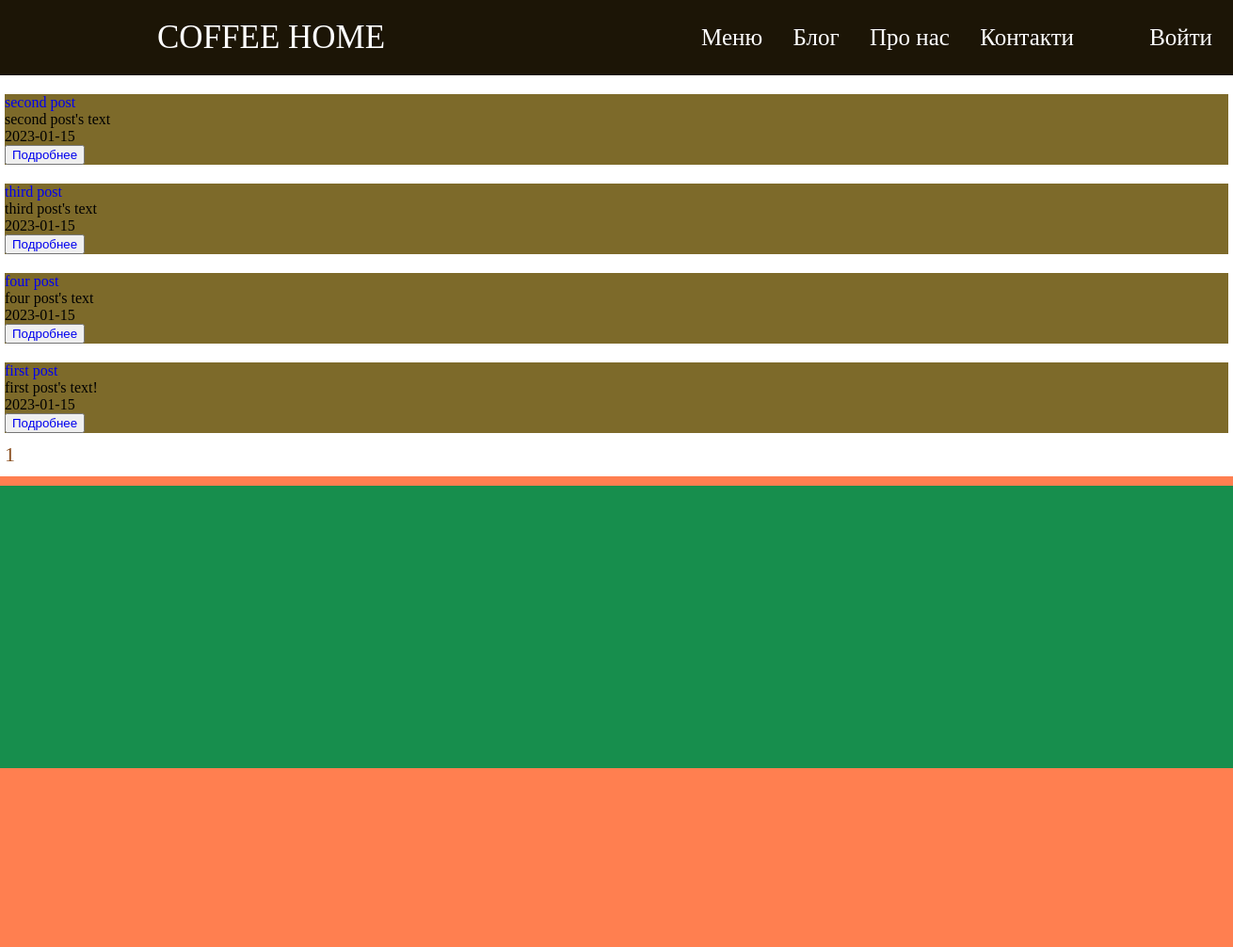
/blog/, run on an earlier commit of the app's database.
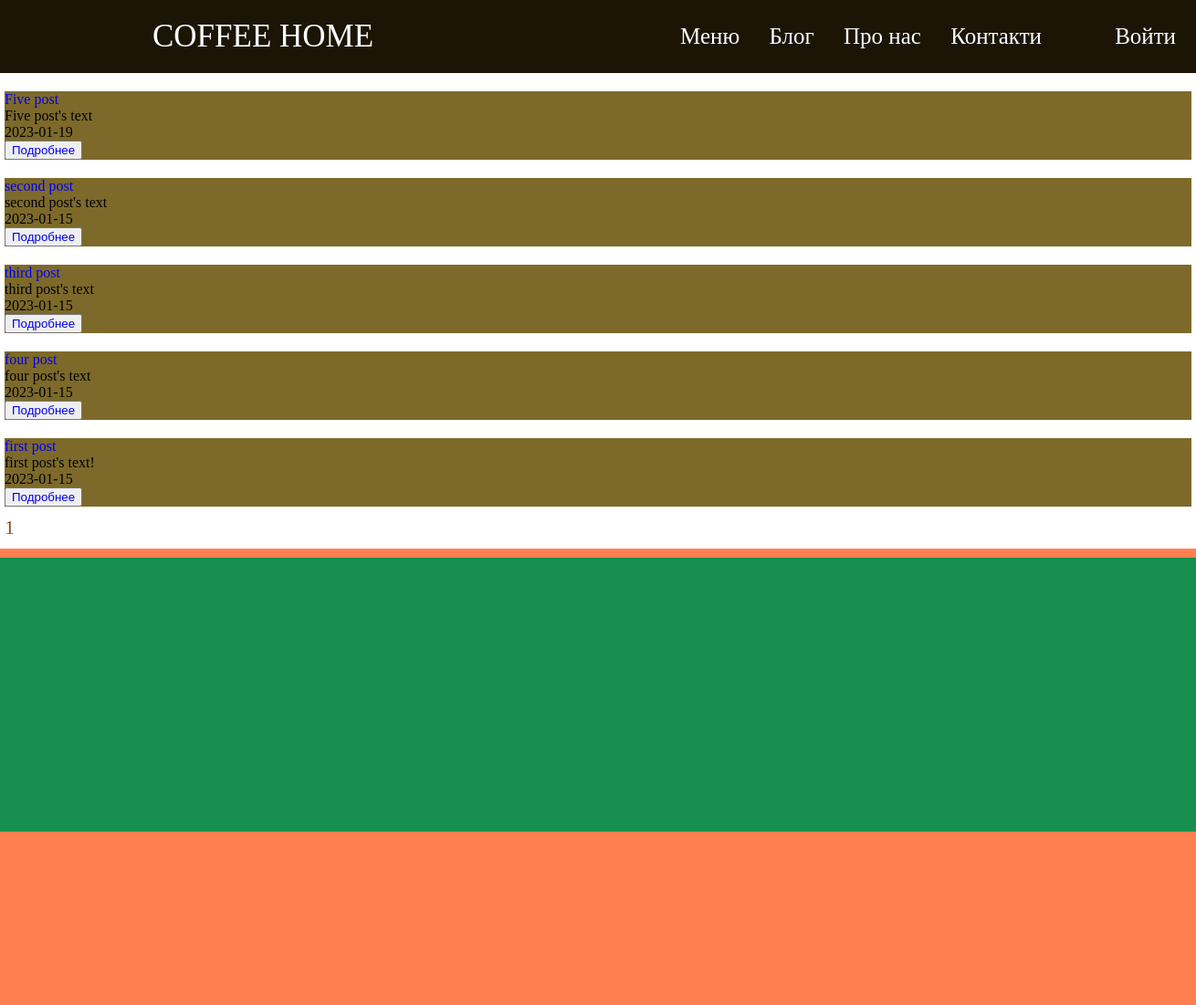
And on a later commit of the database.
### models.py (models this page shows, shortened)
class Posts(db.Model):
    id = db.Column(db.Integer, primary_key=True)
    title = db.Column(db.String(150), nullable=True)
    slug = db.Column(db.String(150), unique=True)
    text = db.Column(db.Text)
    date = db.Column(db.DateTime, default=datetime.now())

### posts/posts.py (the view)
@posts.route('/')
def index():
    posts = Posts.query.order_by(Posts.date.desc())
    page = request.args.get('page')
    if page and page.isdigit():
        page = int(page)
    else:
        page = 1
    pages = posts.paginate(page=page, per_page=5)
    return render_template('posts/index.html', posts=posts, pages=pages)

### posts/templates/posts/index.html (shortened to what this page needs)
{% extends 'posts/base_posts.html' %}
{% block content %} {{ super() }} {% endblock %}
{% block main %}
<main>
  <section class="list-posts">
    {% for el in pages.items %}
    <article class="post">
      <a href="{{ url_for('blue_posts.post_detail', slug=el.slug) }}">{{ el.title }}</a>
      <p>{{ el.text }}</p>
      <p>{{ el.date.date() }}</p>
      <button><a href="{{ url_for('blue_posts.post_detail', slug=el.slug) }}">Подробнее</a></button><br />
    </article>
    {% endfor %}
  </section>
  <ul class="pagination">
    {% for page in pages.iter_pages() %}
    <li {% if page == pages.page %} class="active" {% endif %}>
      <a href="./?page={{ page }}">{{ page }}</a>
    </li>
    {% endfor %}
  </ul>
</main>
{% endblock %}

### posts/templates/posts/base_posts.html (shortened to what this page needs)
<!DOCTYPE html>
<html lang="en">
  <head>
    <link
      rel="stylesheet"
      href="{{ url_for('.static', filename='css/style.css') }}"
    />
  </head>
  {% block content %}
  <body>
    <header>
      <nav>
        <h1 class="Logo"><a href="{{url_for('index')}}">COFFEE HOME</a></h1>
        <ul class="Menu">
          <li><a href="">Меню</a></li>
          <li><a href="{{url_for('blue_posts.index')}}">Блог</a></li>
          <li><a href="">Про нас</a></li>
          <li><a href="">Контакти</a></li>
          <li class="user-enter-profile">
            {% if not current_user.is_authenticated %}
            <a href="{{ url_for('registration.login')}}">Войти</a>
            {% endif %}
          </li>
        </ul>
      </nav>
    </header>
    {% block main %} {% endblock%}
    <footer><address></address></footer>
  </body>
  {% endblock %}
</html>

### posts/static/css/style.css (style rules this page uses)
html { box-sizing: border-box; font-size: 16px; }
*, *:before, *:after { box-sizing: inherit; }
body, h1, h2, h3, h4, h5, h6, p, ol, ul { margin: 0; padding: 0; font-weight: normal; }
ol, ul { list-style: none; }
a { text-decoration: none; }
body { max-width: 1920px; width: 100%; margin: auto; }
nav { background-color: rgb(28, 21, 6); display: flex; align-items: center; justify-content: space-around; height: 80px; position: fixed; top: 0; max-width: 1920px; width: 100%; z-index: 5; }
.Logo a { font-size: 35px; color: #fff; }
.Menu { width: 400px; height: 100%; display: flex; align-items: center; justify-content: space-between; }
.Menu a { font-size: 25px; color: #fff; padding: 5px 2px; border-radius: 5px; transition: all 300ms ease; }
.user-enter-profile { position: absolute; right: 20px; }
main { margin-top: 80px; }
.list-posts { margin: 100px auto 0 auto; width: 1300px; }
.post { background-color: rgb(125, 106, 42); margin-top: 20px; }
.pagination { display: flex; font-size: 22px; }
.pagination li { margin: 10px 5px; }
.active a { color: rgb(137, 78, 30); }
footer { background-color: coral; height: 500px; display: flex; }
address { background-color: rgb(23, 142, 77); width: 100%; height: 300px; margin-top: 10px; }

What changed in the data, as far as the page shows it:
added Posts: title "Five post", text "Five post's text", date "2023-01-19"
